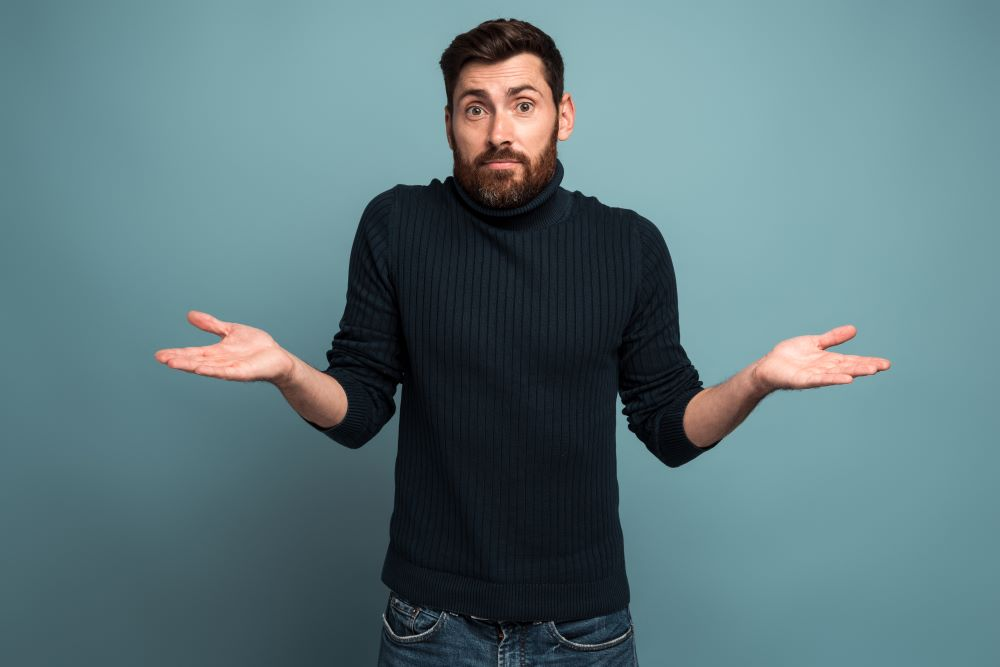
#> input picture 1p.JPG, 1000 x 667 px
$ python eye.py
#> lines starting #> are read from the running program, lines starting #| are printed output that depends on the picture; after the words box and inside, x2 and y2 are one past the last pixel; in counts of white or black regions, pixels touching at a corner belong together
# import numpy as np
import cv2
import os
# classifiers
face_cascade = cv2.CascadeClassifier('Input/haarcascade_frontalface_default.xml')
eye_cascade = cv2.CascadeClassifier('Input/haarcascade_eye_tree_eyeglasses.xml')


# image read
fname = ['1p.JPG','2p.jpg','3p.jpg']
for i in fname:
    img = cv2.imread(i)
#> img is the input picture: shape (667, 1000, 3); mean B, G, R 124.6, 119.1, 92.2
    cv2.namedWindow("Eye Detection")
    cv2.moveWindow("Eye Detection", 50, 0)
    cv2.imshow('Eye Detection',cv2.resize(img, (1000, 750)))
    cv2.waitKey(0)

    gray = cv2.cvtColor(img, cv2.COLOR_BGR2GRAY)
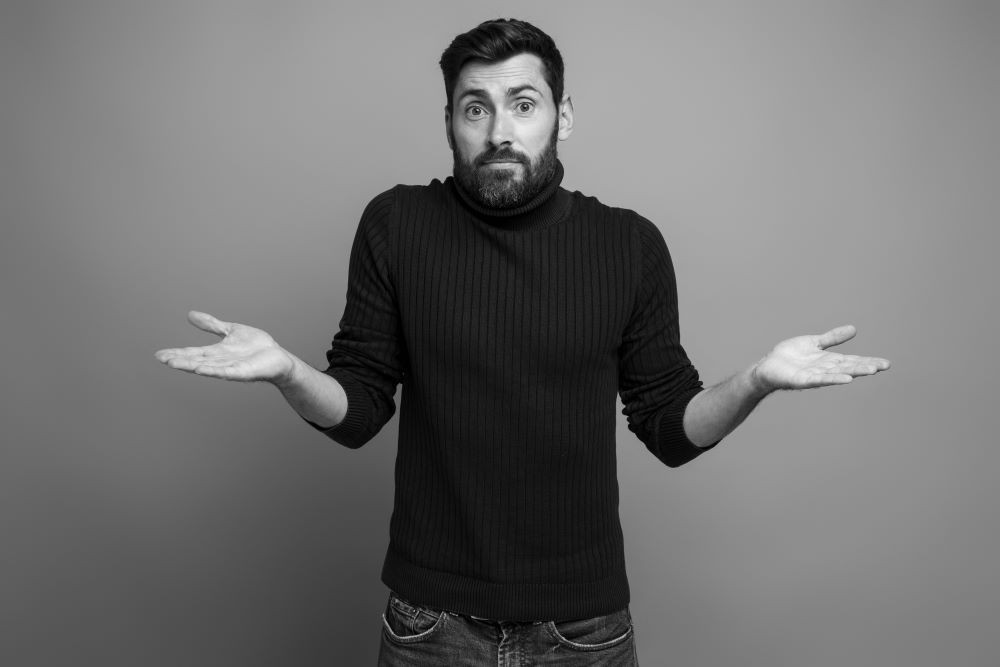
#> gray: shape (667, 1000); min 0, max 238, mean 111.6
    faces = face_cascade.detectMultiScale(gray, 1.3, 4)
#> faces = [[434, 54, 131, 131]]
    for (x,y,w,h) in faces:
        img = cv2.rectangle(img,(x,y),(x+w,y+h),(0,255,255),2)
        cv2.namedWindow("Eye Detection")
        cv2.moveWindow("Eye Detection", 50, 0)
        cv2.imshow('Eye Detection', cv2.resize(img, (1000, 750)))
        cv2.waitKey(0)
        # roi_gray = gray[y:y+h, x:x+w]
        roi_color = img[y:y+h, x:x+w]

        eyes = eye_cascade.detectMultiScale(roi_color)
        for (ex,ey,ew,eh) in eyes:
            cv2.rectangle(roi_color,(ex,ey),(ex+ew,ey+eh),(0,255,0),2)
        cv2.namedWindow("Eye Detection")
        cv2.moveWindow("Eye Detection", 50, 0)
        cv2.imshow('Eye Detection',cv2.resize(img, (1000, 750)))
        cv2.waitKey(0)
#> this loop made 1 pass
#> (x, y, w, h, eyes) on pass 1: (434, 54, 131, 131, [[73, 37, 32, 32], [26, 41, 30, 30]])
#> pass 1, `img = cv2.rectangle(img,(x,y),(x+w,y+h),(0,255,255),2)`:
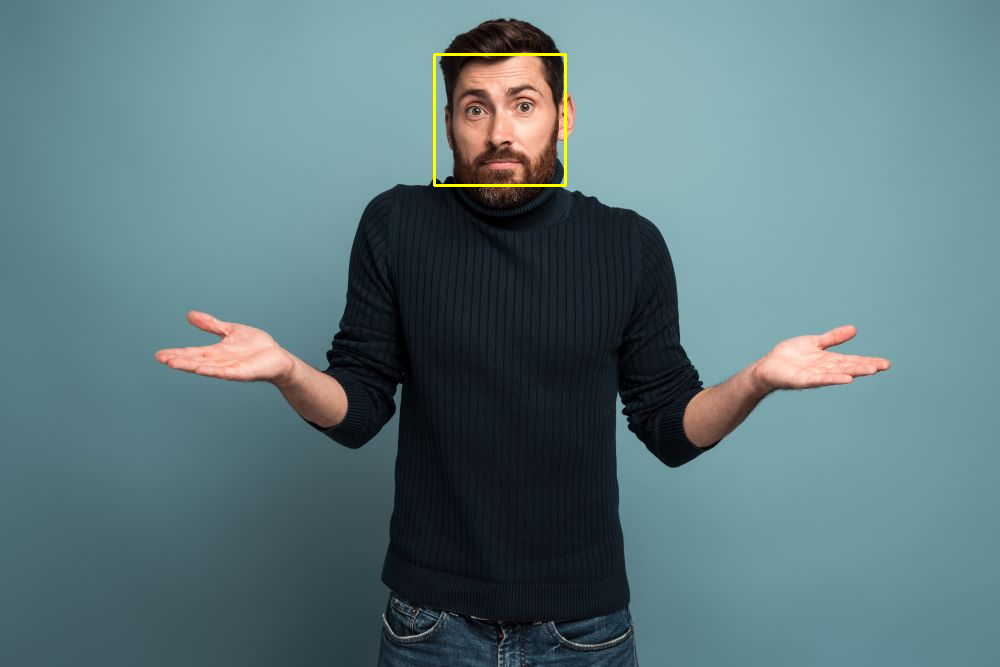
#> img: shape (667, 1000, 3); 0.24% of pixels changed, all inside (x1, y1, x2, y2) = (433, 53, 567, 187)
#> pass 1, `cv2.imshow('Eye Detection', cv2.resize(img, (1000, 750)))`:
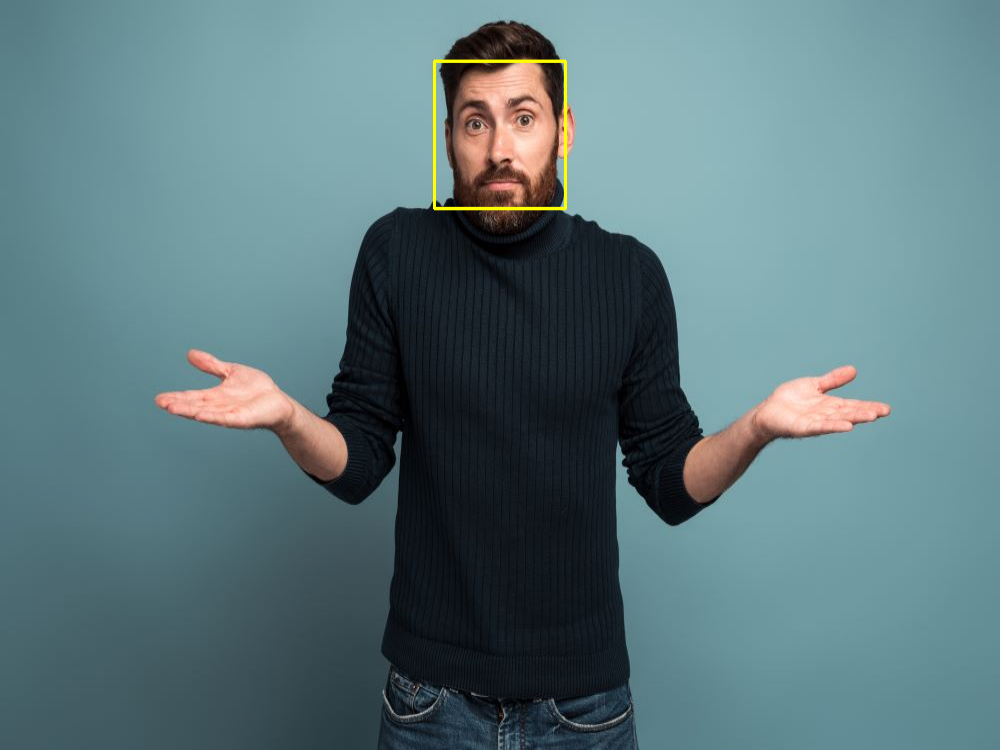
#> window 'Eye Detection': shape (750, 1000, 3); mean B, G, R 124.4, 119.4, 92.5
#> pass 1, `roi_color = img[y:y+h, x:x+w]`:
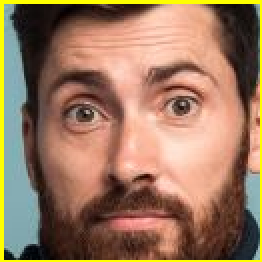
#> roi_color: shape (131, 131, 3) (shown 2 times larger); mean B, G, R 94.1, 119.3, 154
#> pass 1, `cv2.imshow('Eye Detection',cv2.resize(img, (1000, 750)))`:
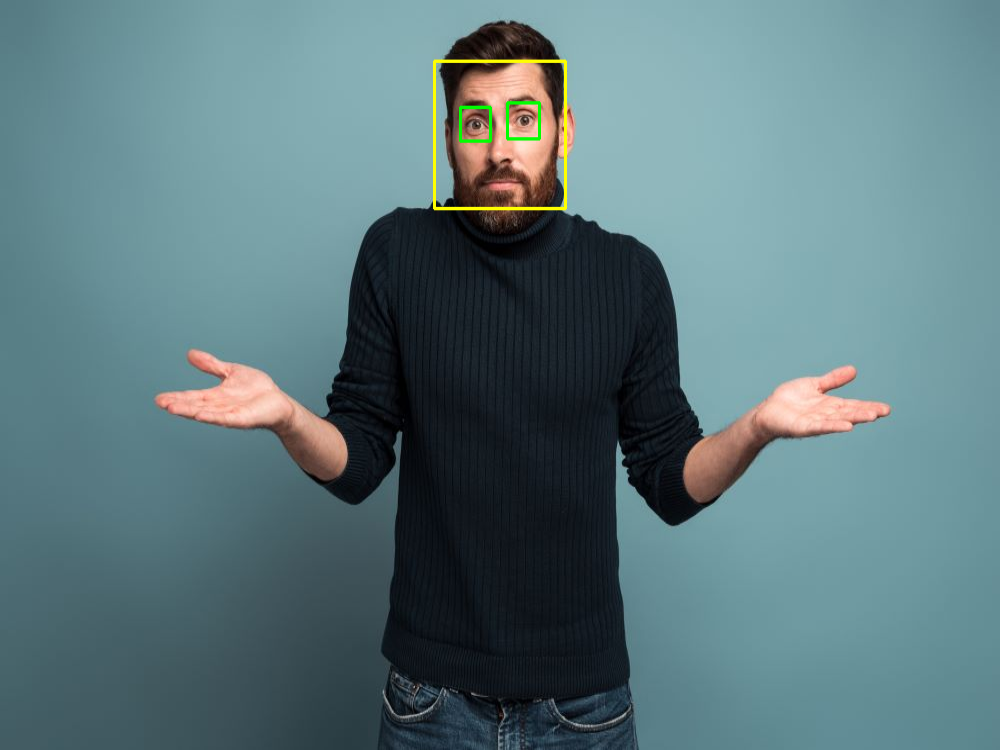
#> window 'Eye Detection': shape (750, 1000, 3); mean B, G, R 124.2, 119.6, 92.3
#> after the loop:
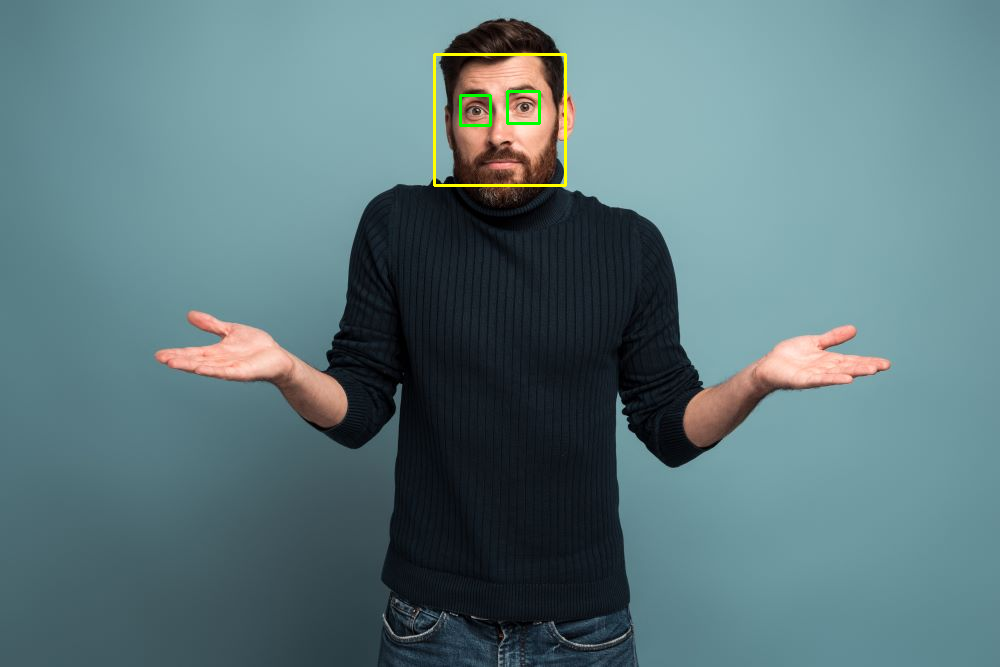
#> img: shape (667, 1000, 3); 0.11% of pixels changed, all inside (x1, y1, x2, y2) = (459, 90, 541, 127)
#> after the loop:
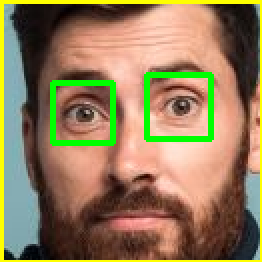
#> roi_color: shape (131, 131, 3) (shown 2 times larger); 4.29% of pixels changed, all inside (x1, y1, x2, y2) = (25, 36, 107, 73)
#> pass 2 of the loop `for i in fname:`:
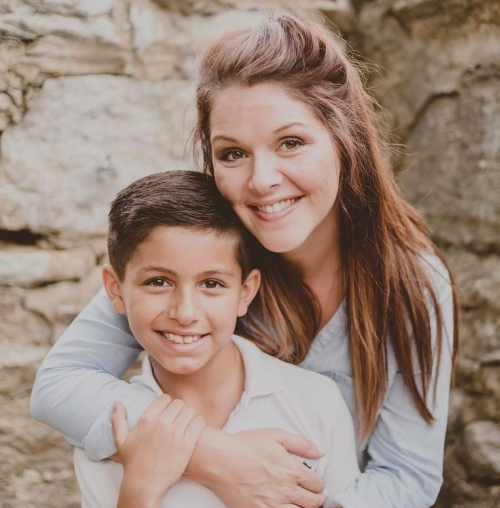
#> input picture 2p.jpg, 1000 x 1016 px (shown at 1/2 size)
#> img is the input picture: shape (1016, 1000, 3); mean B, G, R 122.3, 134.5, 156
#> gray: shape (1016, 1000)
#> faces = [[386, 185, 293, 293], [225, 454, 292, 292]]
#> the loop `for (x,y,w,h) in faces:` made 2 passes
#> (x, y, w, h, eyes) on passes 1 to 2: (386, 185, 293, 293, [[160, 72, 66, 66], [51, 97, 57, 57]]), (225, 454, 292, 292, [[168, 88, 57, 57], [60, 80, 63, 63]])
#> pass 1, `cv2.imshow('Eye Detection',cv2.resize(img, (1000, 750)))`:
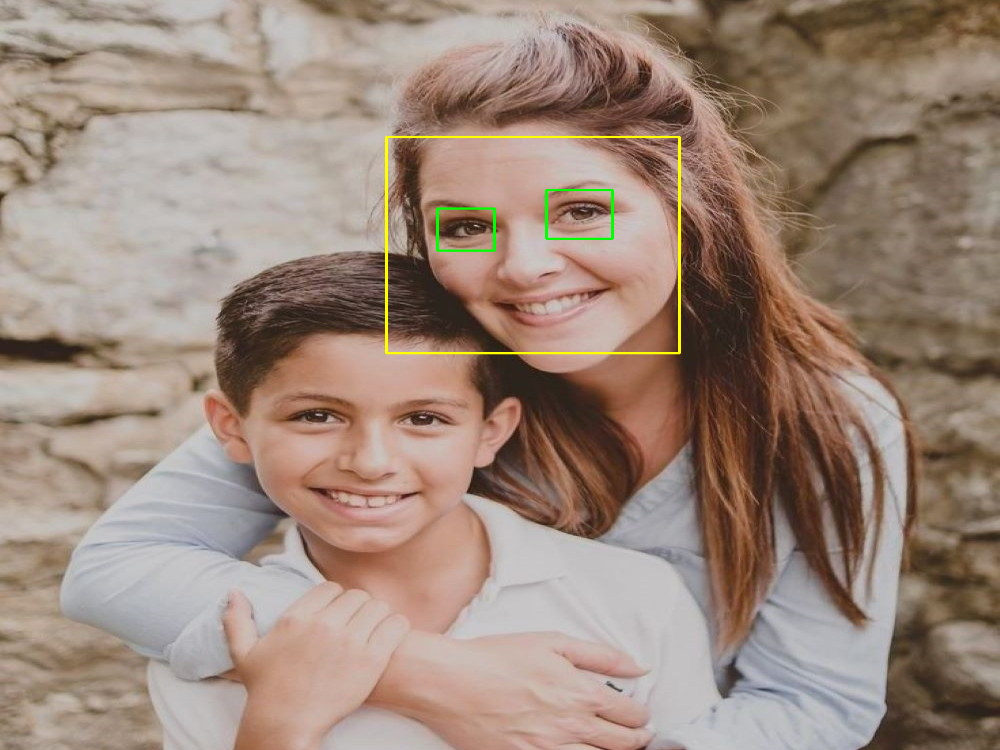
#> window 'Eye Detection': shape (750, 1000, 3); mean B, G, R 121.6, 135, 156
#> after the loop `for (x,y,w,h) in faces:`:
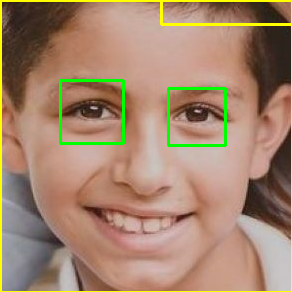
#> roi_color: shape (292, 292, 3); mean B, G, R 108.2, 133.3, 164.1
#> pass 3 of the loop `for i in fname:`:
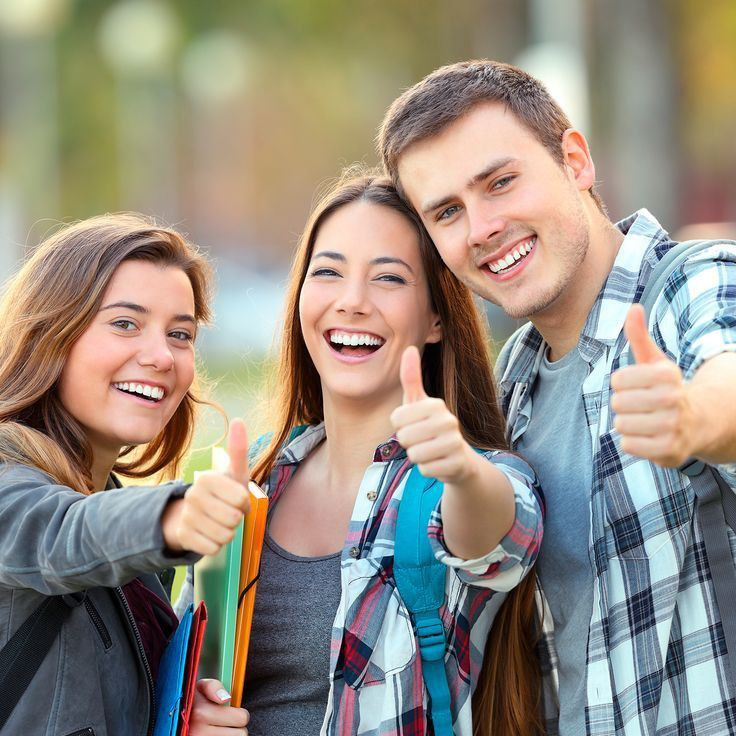
#> input picture 3p.jpg, 736 x 736 px
#> img is the input picture: shape (736, 736, 3); mean B, G, R 127.2, 139.7, 147.8
#> gray: shape (736, 736)
#> faces = [[278, 213, 158, 158], [60, 259, 171, 171]]
#> the loop `for (x,y,w,h) in faces:` made 2 passes
#> (x, y, w, h, eyes) on passes 1 to 2: (278, 213, 158, 158, [[30, 41, 38, 38], [92, 44, 43, 43]]), (60, 259, 171, 171, [[105, 63, 26, 26], [45, 47, 39, 39]])
#> pass 1, `cv2.imshow('Eye Detection',cv2.resize(img, (1000, 750)))`:
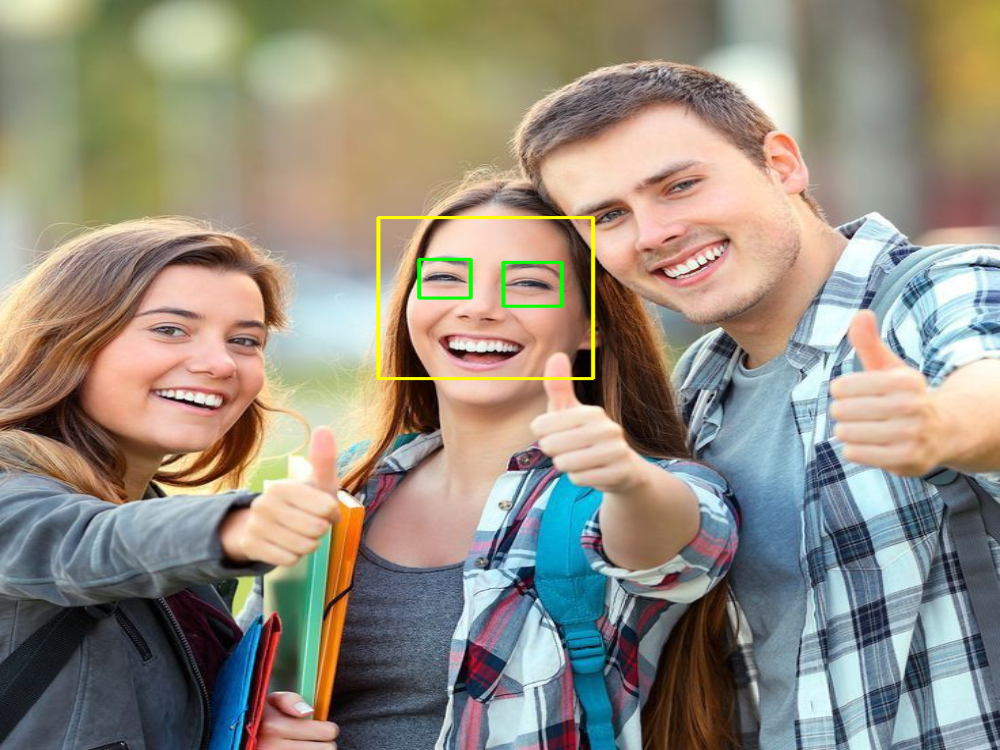
#> window 'Eye Detection': shape (750, 1000, 3); mean B, G, R 126.4, 140.2, 147.6
#> after the loop `for (x,y,w,h) in faces:`:
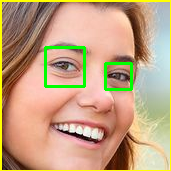
#> roi_color: shape (171, 171, 3); mean B, G, R 128.2, 162.2, 193.8
cv2.destroyAllWindows()
cv2.waitKey(500)
os.system("python home.py")
